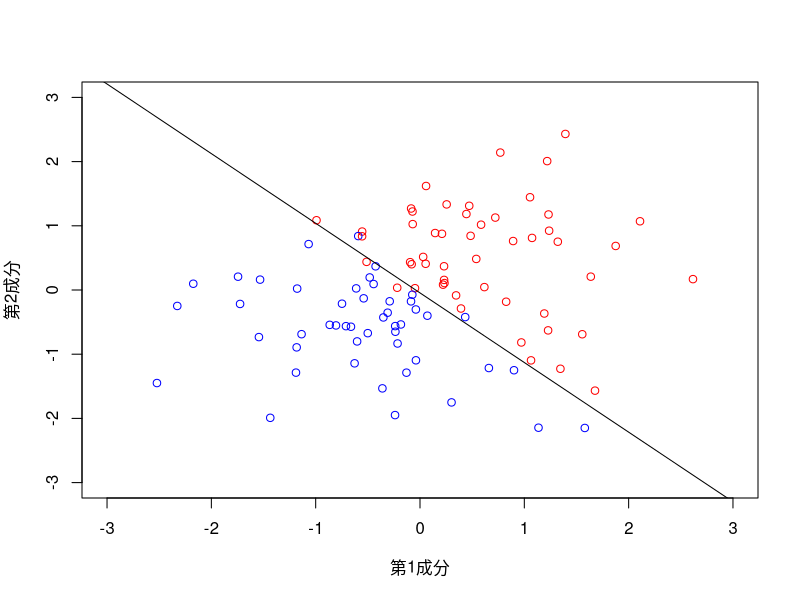
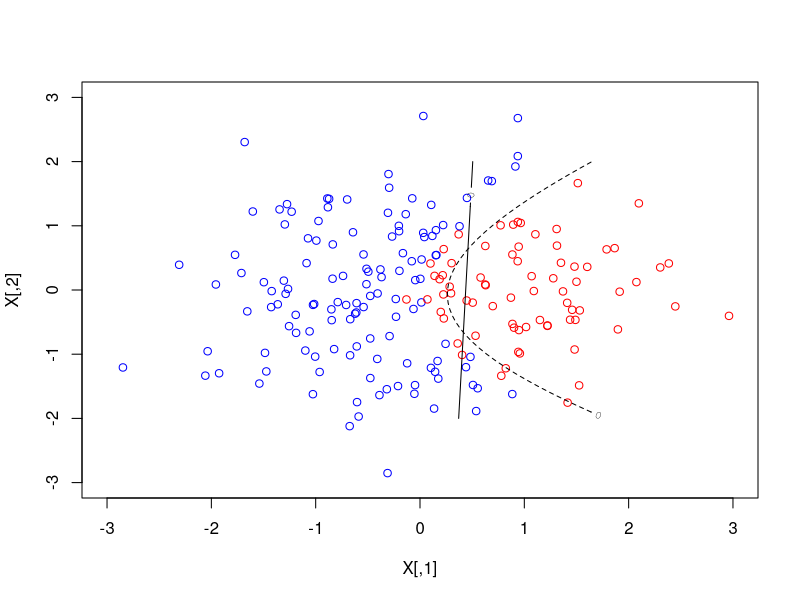
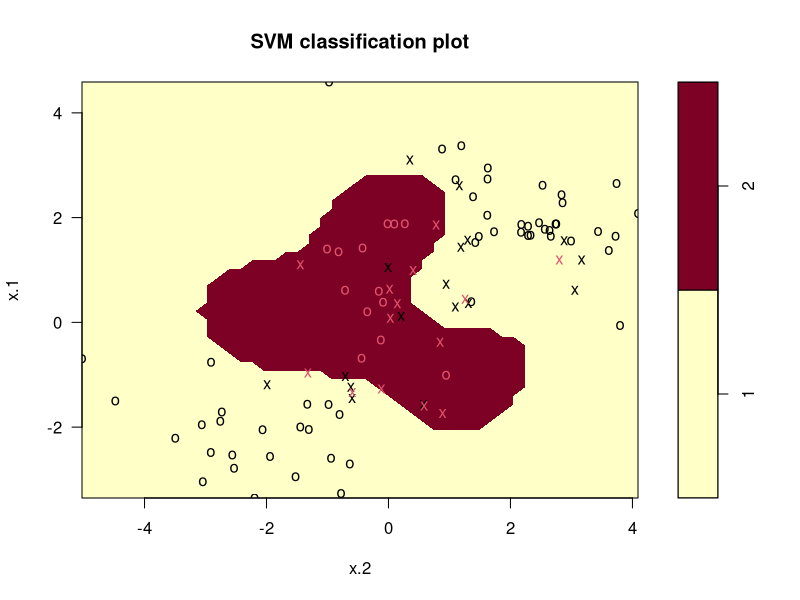

Source code (R) for these figures, in order:
## ---- chunk 1
library(quadprog)
svm.1=function(X,y,C){
  eps=0.0001; n=nrow(X); meq=1; Dmat=matrix(nrow=n,ncol=n);
  for(i in 1:n)for(j in 1:n)Dmat[i,j]=sum(X[i,]*X[j,])*y[i]*y[j];
  Dmat=Dmat+eps*diag(n) ## Adding small values to the diagonal elements to make the matrix nonsingular
  dvec= rep(1,n)
  Amat=matrix(nrow=(2*n+1),ncol=n); Amat[1,]=y;
  Amat[2:(n+1),1:n]=-diag(n); Amat[(n+2):(2*n+1),1:n]= diag(n);
  Amat=t(Amat) ## This package requires to specify the transpose for Amat.
  bvec= c(0,rep(-C,n),rep(0,n))
  alpha=solve.QP(Dmat,dvec,Amat,bvec=bvec,meq=1)$solution
  beta=drop((alpha*y)%*%X);
  index=(1:n)[eps<alpha&alpha<C-eps]
  beta.0=mean(y[index]-X[index,]%*%beta)
  return(list(beta=beta,beta.0=beta.0))
}

a=rnorm(1); b=rnorm(1); n=100;
X=matrix(rnorm(n*2),ncol=2,nrow=n); 
y=sign(a*X[,1]+b*X[,2]+0.1*rnorm(n))
plot(-3:3,-3:3,xlab="第1成分",ylab="第2成分", type="n")
for(i in 1:n){
  if(y[i]==1)points(X[i,1],X[i,2],col="red") 
  else points(X[i,1],X[i,2],col="blue")
}
qq=svm.1(X,y,10); 
abline(-qq$beta.0/qq$beta[2],-qq$beta[1]/qq$beta[2])
## ---- chunk 2
K.linear <-function(x,y) {return(t(x)%*%y)}
K.poly <-function(x,y) {return((1+t(x)%*%y)^2)}
svm.2=function(X,y,C, K){ ## svm.2 is another function name
  eps=0.0001; n=nrow(X); Dmat=matrix(nrow=n,ncol=n)
  for(i in 1:n)for(j in 1:n) Dmat[i,j]=K(X[i,],X[j,])*y[i]*y[j]
  Dmat=Dmat+eps*diag(n); dvec=rep(1,n)
  Amat=matrix(nrow=(2*n+1),ncol=n); Amat[1,]=y; Amat[2:(n+1),1:n]=-diag(n);
  Amat[(n+2):(2*n+1),1:n]=diag(n) ; Amat=t(Amat)
  bvec=c(0,-C*rep(1,n),rep(0,n)); meq=1
  alpha=solve.QP(Dmat,dvec,Amat,bvec=bvec,meq=1)$solution
  index=(1:n)[eps<alpha&alpha<C-eps]
  beta=drop((alpha*y)%*%X); beta.0=mean(y[index]-X[index,]%*%beta)
  return(list(alpha=alpha,beta.0=beta.0))
}
# Function Definition 
plot.kernel=function(K, lty){ ## Specify the line property via the parameter lty
  qq=svm.2(X,y,1,K); alpha=qq$alpha; beta.0=qq$beta.0
  f=function(u,v){x=c(u,v); S=beta.0; for(i in 1:n)S=S+alpha[i]*y[i]*K(X[i,], x); return(S)}
  ## f gives the height z at (x,y), and the contour can be obtained.
  u=seq(-2,2,.1);v=seq(-2,2,.1);w=array(dim=c(41,41))
  for(i in 1:41)for(j in 1:41)w[i,j]=f(u[i],v[j])
  contour(u,v,w,level=0,add=TRUE,lty=lty)
}
# Execution
a=3; b=-1
n=200; X=matrix(rnorm(n*2),ncol=2,nrow=n); y=sign(a*X[,1]+b*X[,2]^2+0.3*rnorm(n))
plot(-3:3,-3:3,xlab="X[,1]",ylab="X[,2]", type="n")
for(i in 1:n){
  if(y[i]==1)points(X[i,1],X[i,2],col="red") else points(X[i,1],X[i,2],col="blue")
}
plot.kernel(K.linear,1); 
plot.kernel(K.poly,2)

library(e1071)
x=matrix(rnorm(200*2), ncol=2); x[1:100,]=x[1:100,]+2; x[101:150,]=x[101:150,]-2
y=c(rep(1,150), rep(2,50)); dat=data.frame(x=x,y=as.factor(y))
train=sample(200,100)
svmfit=svm(y~., data=dat[train,], kernel ="radial", gamma=1, cost=100)
plot(svmfit, dat[train,])

tune.out=tune(svm, y~., data=dat[train ,], kernel="radial",
ranges=list(cost=c(0.1,1,10,100,1000), gamma=c(0.5,1,2,3,4)))
summary (tune.out)
